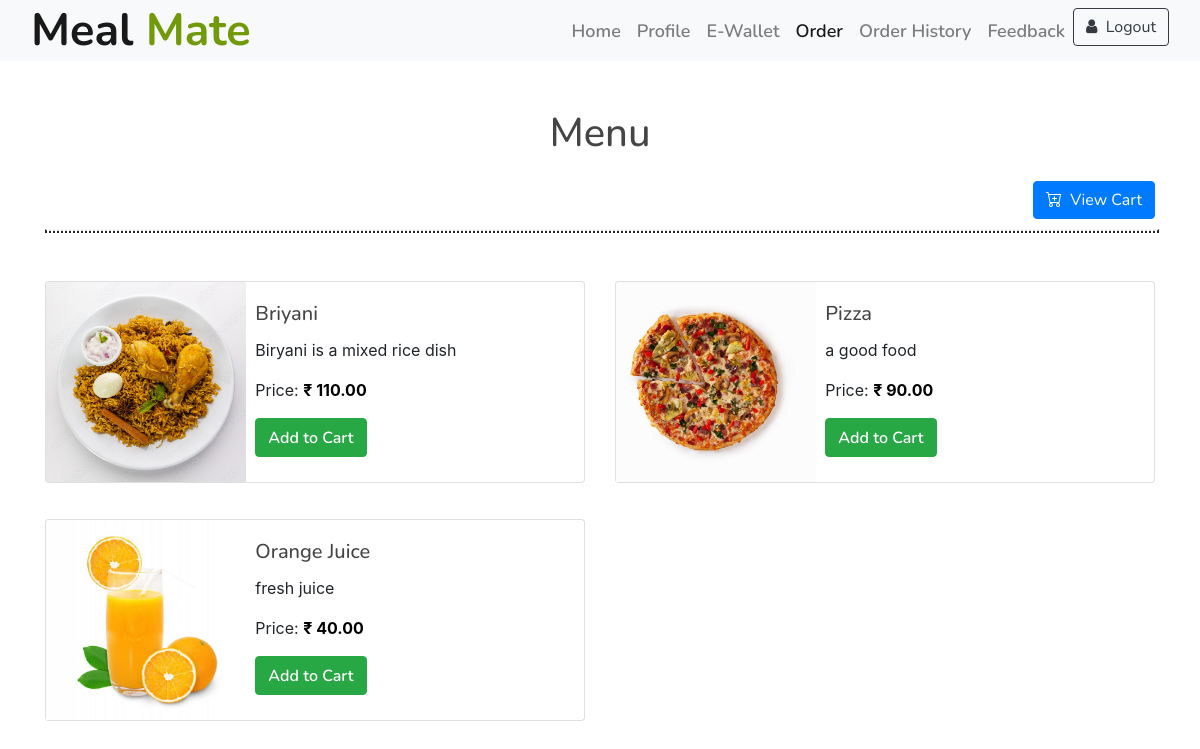
Page /menushowstudent/ on the earlier database version.
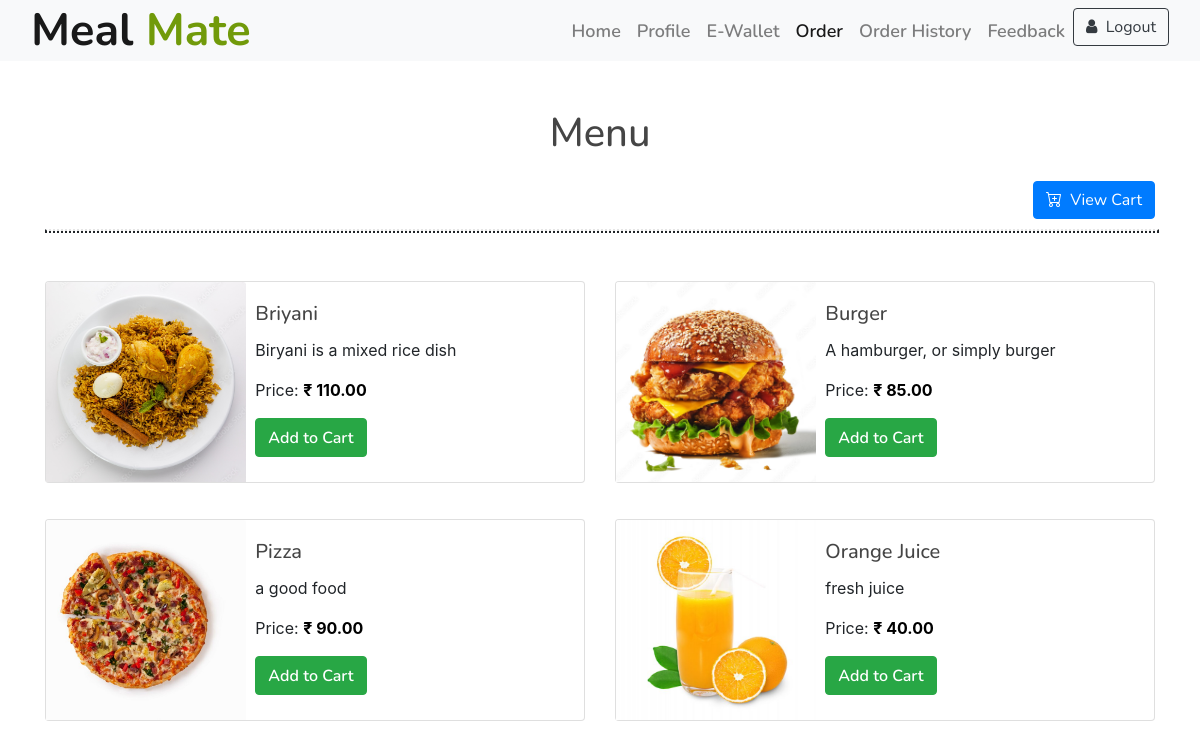
Same page on the later database version.
### accounts/models.py (models this page shows)
class MenuItem(models.Model):
    menuid = models.AutoField(primary_key=True)
    item_name = models.CharField(max_length=255)
    description = models.TextField()
    quantity = models.IntegerField()
    price = models.DecimalField(max_digits=10, decimal_places=2)
    images = models.ImageField(upload_to='images',  default='')

### accounts/views.py (the view)
# urls.py: path('menushowstudent/', views.menushowstudent, name='menushowstudent'),
def menushowstudent(request):
    menu_items = MenuItem.objects.all()
    return render(request, 'menu_student.html', {'menu_items': menu_items})

### templates/menu_student.html (shortened to what this page needs)
{%load static%}
<!DOCTYPE html>
<html lang="en">
<head>
  <link href="https://cdn.jsdelivr.net/npm/bootstrap-icons@1.5.0/font/bootstrap-icons.css" rel="stylesheet">
  <link href="https://stackpath.bootstrapcdn.com/bootstrap/4.4.1/css/bootstrap.min.css" rel="stylesheet">
  <link href="https://cdnjs.cloudflare.com/ajax/libs/font-awesome/5.10.0/css/all.min.css" rel="stylesheet">
  <link href="{% static 'lib/animate/animate.min.css'%}" rel="stylesheet">
  <link href="{% static 'lib/owlcarousel/assets/owl.carousel.min.css'%}" rel="stylesheet">
  <link href="{% static 'lib/flaticon/font/flaticon.css'%}" rel="stylesheet">
  <link href="{% static 'lib/tempusdominus/css/tempusdominus-bootstrap-4.min.css'%}" rel="stylesheet" />
  <link href="{% static 'css/style.css'%}" rel="stylesheet">
  <link rel="stylesheet" type="text/css"
    href="https://stackpath.bootstrapcdn.com/bootstrap/4.3.1/css/bootstrap.min.css">
  <link rel="stylesheet" href="https://stackpath.bootstrapcdn.com/font-awesome/4.7.0/css/font-awesome.min.css">
</head>
<body>
  <div class="navbar navbar-expand-lg bg-light navbar-light">
    <div class="container-fluid">
      <a href="#" class="navbar-brand">Meal <span>Mate</span></a>
      <div class="collapse navbar-collapse justify-content-between" id="navbarCollapse">
        <div class="navbar-nav ml-auto">
          <a href="{% url 'index' %}" class="nav-item nav-link ">Home</a>
          <a href="{% url 'profile' %}" class="nav-item nav-link">Profile</a>
          <a href="{% url 'ewallet'%}" class="nav-item nav-link">E-Wallet</a>
          <a href="{% url 'menushowstudent' %}" class="nav-item nav-link active">Order</a>
          <a href="{% url 'order_history_student' %}" class="nav-item nav-link">Order History</a>
          <a href="{% url 'feedbackmenu' %}" class="nav-item nav-link">Feedback</a>
          <a href="{% url 'login' %}">
            <button type="button" class="btn btn-outline-dark">
              <i class="fa fa-user mr-1" aria-hidden="true"></i> Logout
            </button></a>
        </div>
      </div>
    </div>
  </div>
  <div class="container py-5">
    <div class="row">
      <div class="col-lg-10 mx-auto col-12 text-center mb-3">
        <h1 class="mt-0 text-black">Menu</h1>
      </div>
      <div class="container">
        <a href="{% url 'viewcart' %}">
          <button type="button" class="btn btn-primary cart-btn">
            <i class="bi bi-cart-plus mr-1" aria-hidden="true"></i> View Cart
          </button></a>
        <hr class="accent my-5" style="border-width: 2px; border-style: dotted; width: 100%;">
        <div class="row">
          {% for item in menu_items %}
          {% if item.quantity > 0 %}
          <div class="col-md-6 mb-3">
            <div class="card">
              <div class="row g-0">
                <div class="col-md-4">
                  <img src="{{ item.images.url }}" class="card-img-top" alt="{{ item.item_name }}"
                    style="object-fit: cover;">
                </div>
                <div class="col-md-8">
                  <div class="card-body">
                    <h5 class="card-title">{{ item.item_name }}</h5>
                    <p class="card-text">{{ item.description }}</p>
                    <p class="card-text">Price: <span class="price-highlight">₹ {{ item.price }}</span></p>
                    <button class="btn btn-success add-to-cart-btn" data-item-id="{{ item.id }}">
                      <a href="{% url 'add_to_cart' item.menuid %}" class="add-to-cart-link">Add to Cart</a>
                    </button>
                  </div>
                </div>
              </div>
            </div>
          </div>
          {% endif %}
          {% endfor %}
        </div>
      </div>
    </div>
  </div>
</body>
</html>

Differences in the rows shown:
now on this page (row edited): MenuItem: images (picture), item_name "Burger", description "A hamburger, or simply burger", price "85.00"
